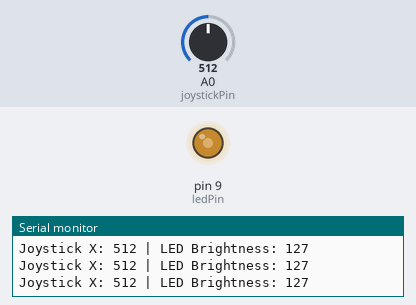
Simulated run of this sketch. Board: Arduino Uno, built with avr-gcc and run on an emulated ATmega328P. Parts: output pins drawn as LEDs (lit = HIGH), the last lines printed to the serial monitor. The test bench sets the inputs (shaded band); at power-on: A0 (joystickPin) = 512.

Above: at 1.2 s.
1.3 s: A0 (joystickPin) set to 716
At 2.1 s:
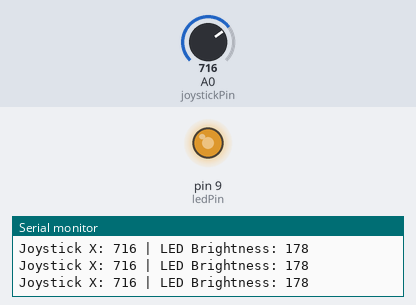
2.8 s: A0 (joystickPin) set to 900
At 3.7 s:
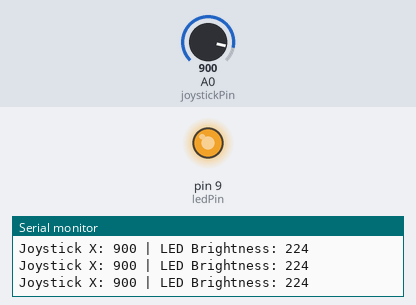
4.3 s: A0 (joystickPin) set to 122
At 5.2 s:
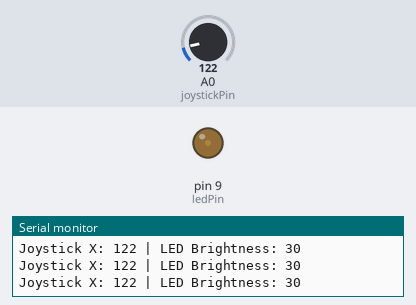
5.8 s: A0 (joystickPin) set to 0
At 6.7 s:
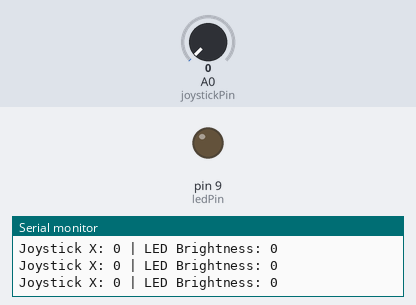
Timing chart, 0 to 8.3 s (numbered marks = the images above; inputs shaded):
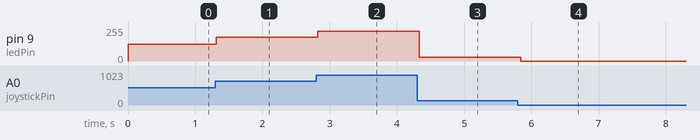

The sketch:

joy2.ino
```cpp
// پین آنالوگ برای محور X جوی استیک
const int joystickPin = A0; // پین آنالوگ جوی استیک
// پین دیجیتال برای LED
const int ledPin = 9; // تنظیم پین LED به عنوان خروجی

// شروع ارتباط سریال برای دیباگ
void setup() {
    pinMode(ledPin, OUTPUT);
    Serial.begin(9600);
}

void loop() {
    // خواندن مقدار جوی استیک
    int joystickValue = analogRead(joystickPin);

    // ترمال کردن مقدار خوانده شده به بازه ۵ تا ۲۵۵ برای PWM
    int ledBrightness = map(joystickValue, 0, 1023, 0, 255);
    analogWrite(ledPin, ledBrightness); // تنظیم شدت روشنایی LED

    // چاپ مقدار برای دیباگ (اختیاری)
    Serial.print("Joystick X: ");
    Serial.print(joystickValue);
    Serial.print(" | LED Brightness: ");
    Serial.println(ledBrightness);

    // تاخیر برای جلوگیری از خواندن مکرر بیش از حد
    delay(100);
}
```

Measured:
- after the input at 1.3 s, pin 9 (ledPin): 127/255 → 178/255 at once
- after the input at 2.8 s, pin 9 (ledPin): 178/255 → 224/255 at once
- after the input at 4.3 s, pin 9 (ledPin): 224/255 → 30/255 at once
- after the input at 5.8 s, pin 9 (ledPin): 30/255 → 0/255 at once
